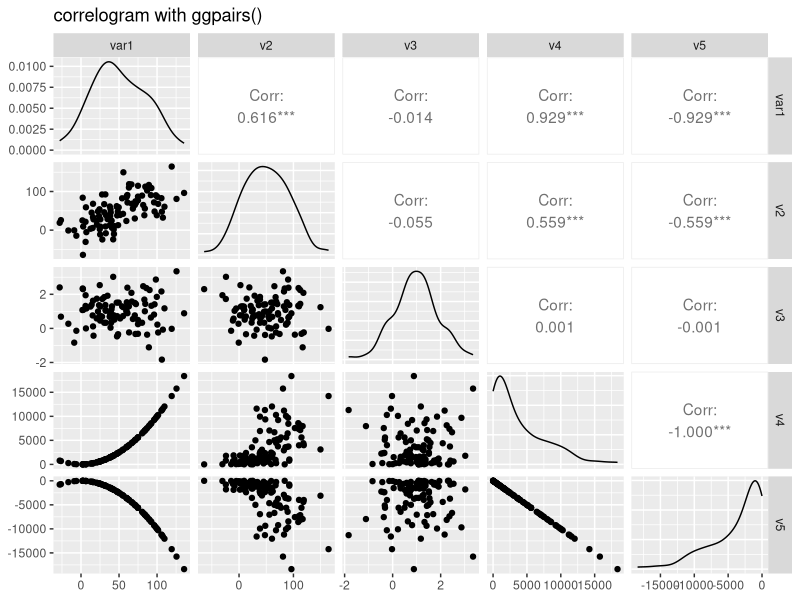
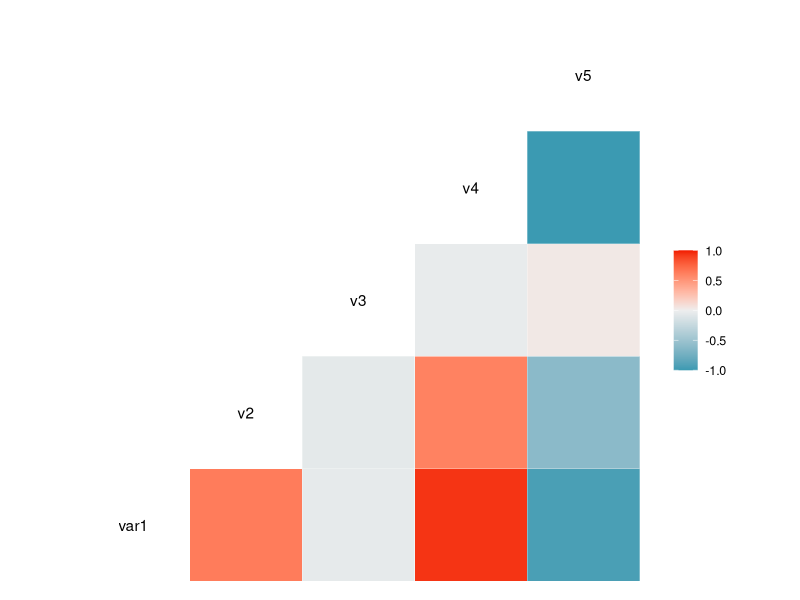
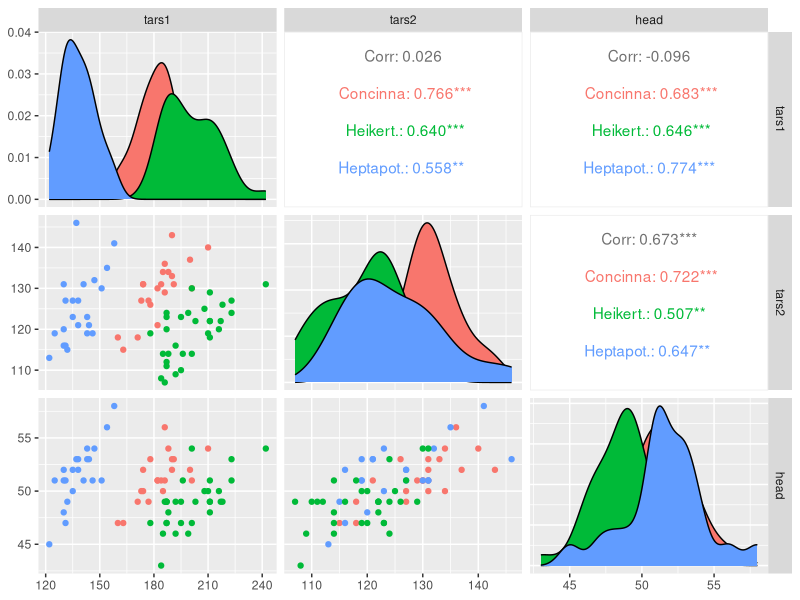

Write R code to recreate these figures, in order. (Note: this script raises an error after producing the figures.)
## ---- chunk 1
knitr::opts_chunk$set( warning=FALSE, message=FALSE)
## ---- chunk 2
# Quick display of two cabapilities of GGally, to assess the distribution and correlation of variables 
library(GGally)
 
# Create data 
data <- data.frame( var1 = 1:100 + rnorm(100,sd=20), v2 = 1:100 + rnorm(100,sd=27), v3 = rep(1, 100) + rnorm(100, sd = 1)) 
data$v4 = data$var1 ** 2 
data$v5 = -(data$var1 ** 2) 
 
# Check correlations (as scatterplots), distribution and print corrleation coefficient 
ggpairs(data, title="correlogram with ggpairs()") 

## ---- chunk 3
# Quick display of two cabapilities of GGally, to assess the distribution and correlation of variables 
library(GGally)
 
# Create data 
data <- data.frame( var1 = 1:100 + rnorm(100,sd=20), v2 = 1:100 + rnorm(100,sd=27), v3 = rep(1, 100) + rnorm(100, sd = 1)) 
data$v4 = data$var1 ** 2 
data$v5 = -(data$var1 ** 2) 
 
# Check correlation between variables
#cor(data) 
 
# Nice visualization of correlations
ggcorr(data, method = c("everything", "pearson")) 
## ---- chunk 4
# Quick display of two cabapilities of GGally, to assess the distribution and correlation of variables 
library(GGally)
 
# From the help page:
data(flea)
ggpairs(flea, columns = 2:4, ggplot2::aes(colour=species)) 
## ---- chunk 5
# Quick display of two cabapilities of GGally, to assess the distribution and correlation of variables 
library(GGally)
 
# From the help page:
data(tips, package = "reshape")
ggpairs(
  tips[, c(1, 3, 4, 2)],
  upper = list(continuous = "density", combo = "box_no_facet"),
  lower = list(continuous = "points", combo = "dot_no_facet")
)
## ---- chunk 6
htmltools::includeHTML("htmlChunkRelatedCorrelation.html")
